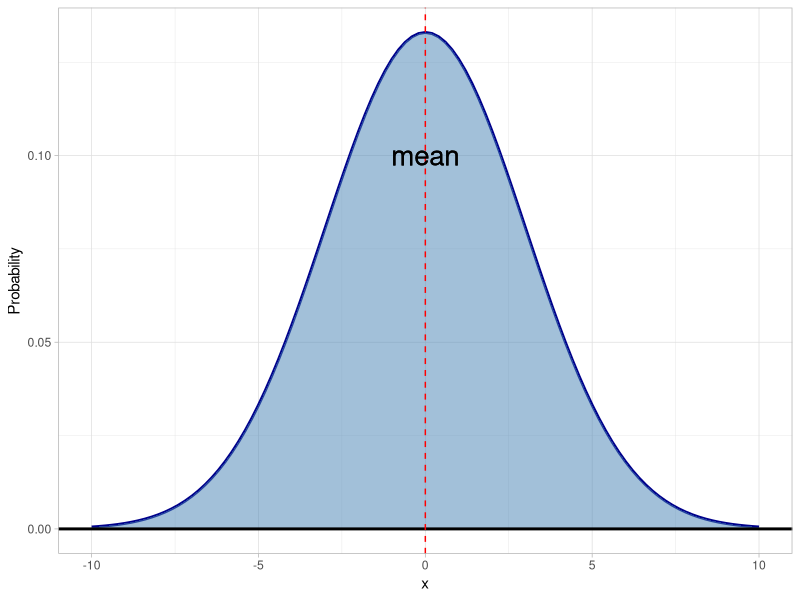
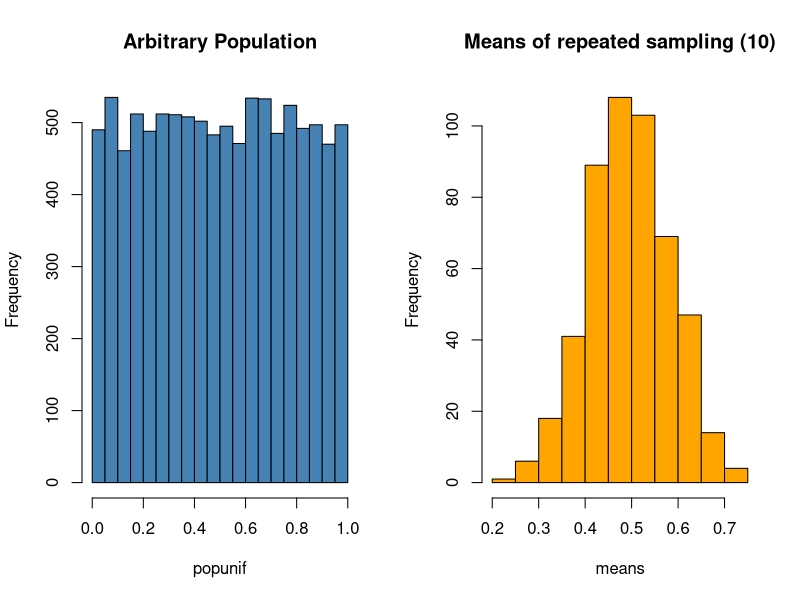
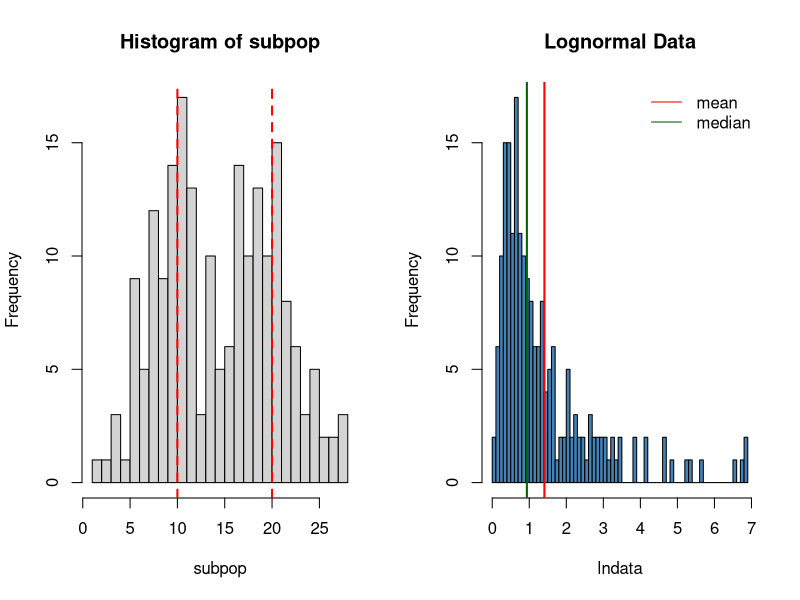
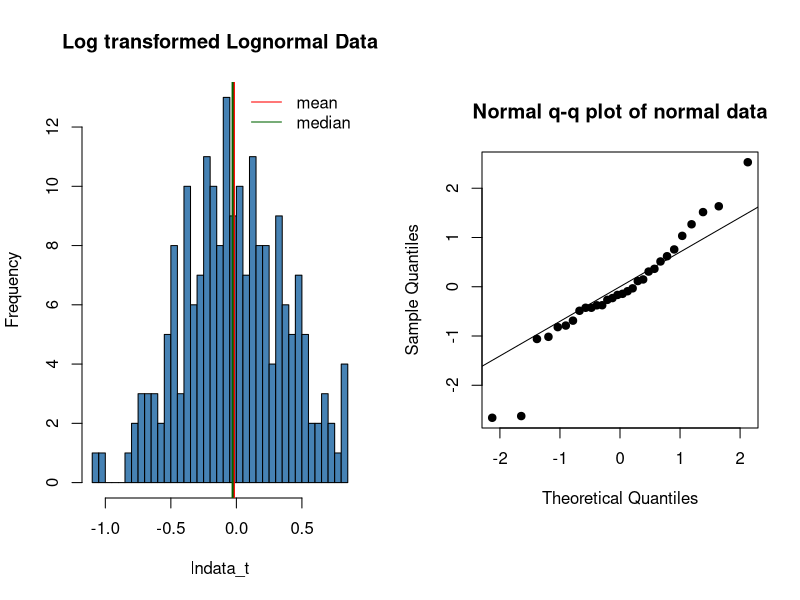
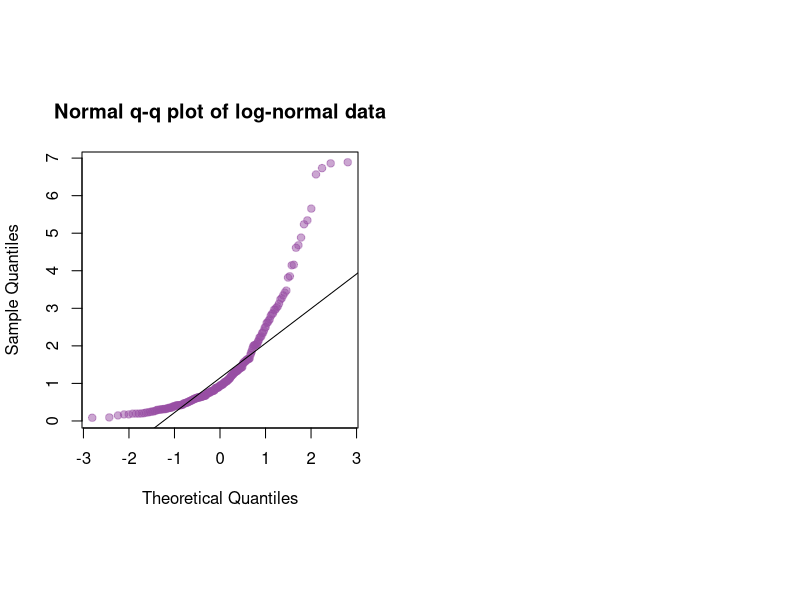

Recreate these plots in R, in order.
## ---- chunk 1
knitr::opts_chunk$set(echo = FALSE, out.extra = "keepaspectratio", dev = "cairo_pdf")
library(knitr)
library(tidyverse)
## ---- chunk 2
## Standard normal distribution:

xvalues <- data.frame(x = c(-10, 10))

## add a second normal curve
normal1 <- function(x){
  dnorm(x, mean = 0, sd = 3)
}


xvalues %>% ggplot(aes(x = x)) +
  stat_function(fun = normal1, lwd = 1, col = "darkblue") +
  stat_function(fun = normal1, geom = "area", fill = "steelblue", alpha = 0.5) +
  theme_light() +
  geom_hline(yintercept = 0, lwd = 1) +
  geom_vline(xintercept = 0, lty = 2, col = "red") +
  geom_text(x = 0, y = 0.1, label = "mean", size =7) +
  ylab("Probability")


## ---- chunk 3
popunif <- runif(10000)

means <- rep(0,500)

for(i in 1:500){
  means[i] <- mean(sample(popunif,10))
}

par(mfrow = c(1,2))
hist(popunif, main = "Arbitrary Population", col = "steelblue")
hist(means, main = "Means of repeated sampling (10)", col = "Orange")

## ---- chunk 4
subpop <- c(rnorm(100,10,3),rnorm(100,20,3))

hist(subpop, breaks = 30)
abline(v = c(10,20), col = "red", lty = 2, lwd = 2, main = "2 sub-populations")
## ---- chunk 5
set.seed(124)
lndata <- rlnorm(200, meanlog = 0, sdlog = 1)

hist(lndata, breaks = 50, col = "steelblue", main = "Lognormal Data")
abline(v = mean(lndata), col  ="red", lwd = 2)
abline(v = median(lndata), col  ="darkgreen", lwd = 2)
legend("topright", legend = c("mean","median"), col = c("red","darkgreen"), lwd = 1, box.lwd = 0)
## ---- chunk 6
lndata_t <- log10(lndata)

hist(lndata_t, breaks = 50, col = "steelblue", main = "Log transformed Lognormal Data")
abline(v = mean(lndata_t), col  ="red", lwd = 2)
abline(v = median(lndata_t), col  ="darkgreen", lwd = 2)
legend("topright", legend = c("mean","median"), col = c("red","darkgreen"), lwd = 1, box.lwd = 0)
## ---- chunk 7
a <- rnorm(30)
par(pty="s")
qqnorm(a, main = "Normal q-q plot of normal data", pch = 19)
qqline(a)
## ---- chunk 8
par(pty="s")
qqnorm(lndata, main = "Normal q-q plot of log-normal data", pch = 19, col = "#984ea380")
qqline(lndata)
